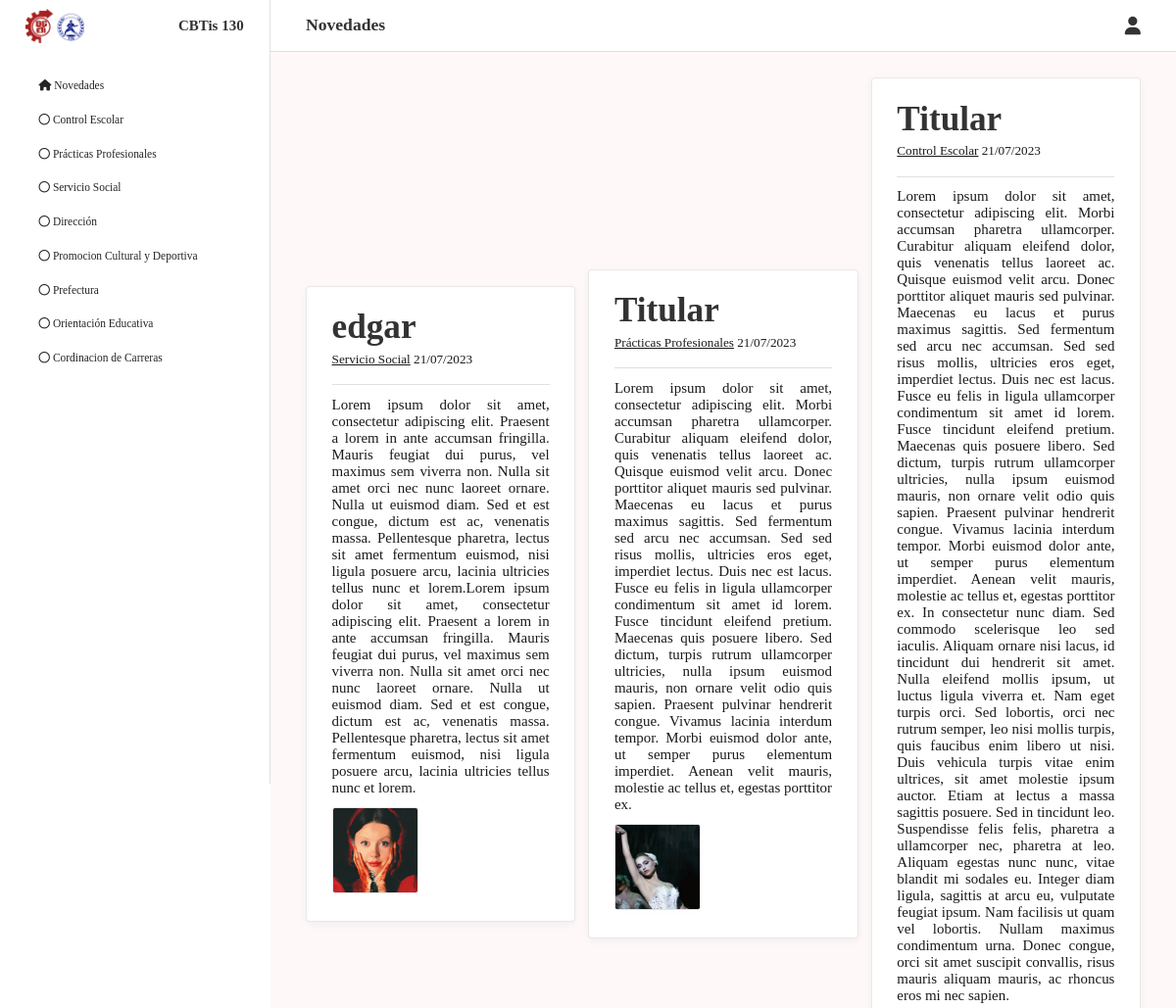
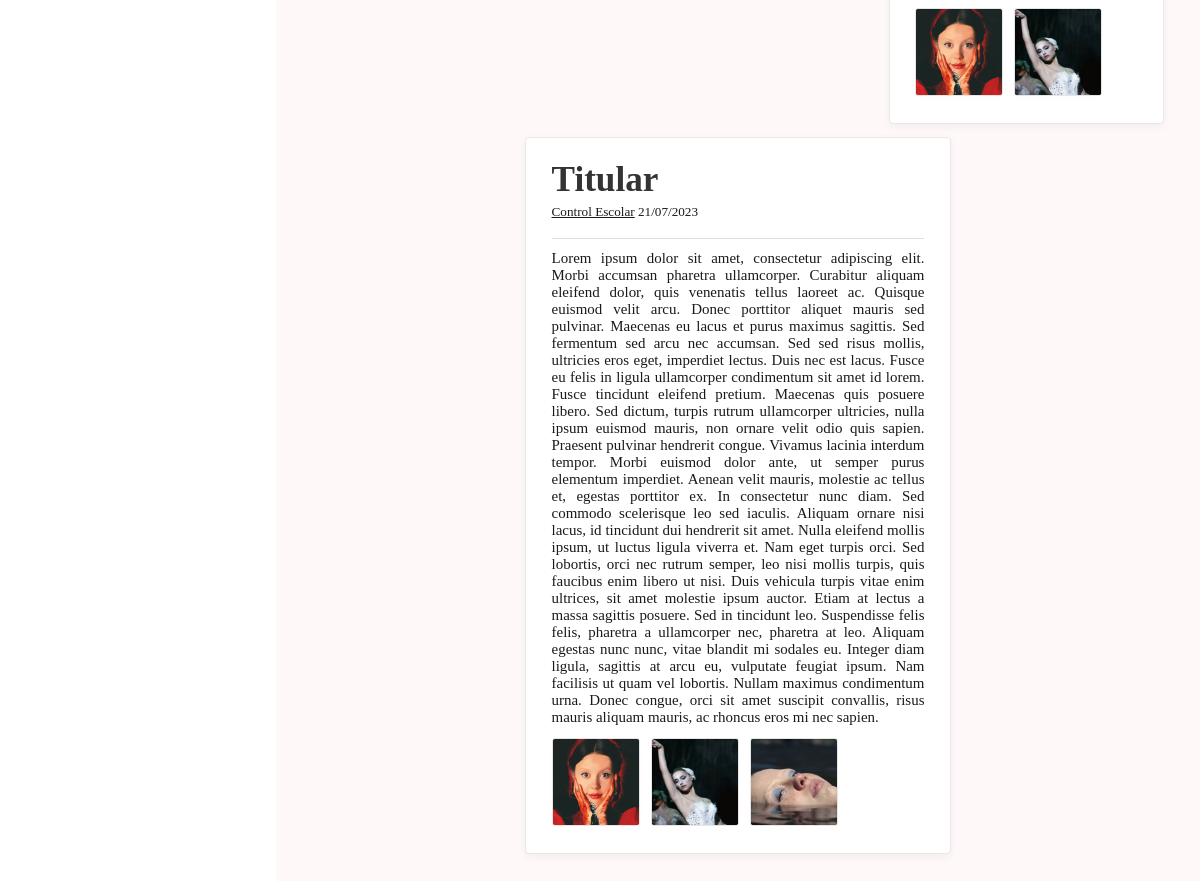
The page / on the database its author committed (2 pictures, top to bottom).
### tables this page shows
CREATE TABLE `publicaciones` (
  `id` int(11) NOT NULL,
  `titular` varchar(100) NOT NULL,
  `fecha` varchar(11) NOT NULL,
  `descripcion` text NOT NULL,
  `cuerpo` text NOT NULL,
  `imagen1` varchar(50) NOT NULL,
  `imagen2` varchar(50) DEFAULT NULL,
  `imagen3` varchar(50) DEFAULT NULL,
  `id_usuario` int(11) NOT NULL,
  `id_departamento` int(11) NOT NULL
);

CREATE TABLE `departamentos` (
  `id` int(11) NOT NULL,
  `departamento` varchar(50) NOT NULL
);

### Models/PublicacionModel.php (called while the page is built, shortened)
<?php
class PublicacionModel
{
    private $pdo;
    public function __construct($pdo)
    {
        $this->pdo = $pdo;
    }
    public function getPublicaciones()
    {
        $query = "SELECT p.*, d.departamento
        FROM publicaciones AS p
        JOIN departamentos AS d ON p.id_departamento = d.id
        ORDER BY p.id DESC;";
        $resultado = $this->pdo->prepare($query);
        $resultado->execute();
        return $resultado->fetchAll(PDO::FETCH_ASSOC);;
    }
}

### Views/index.php (the view, shortened to what this page needs)
<!DOCTYPE html>
<html lang="en">
<?php
include("Views/Layouts/head.php");
?>
<body>
    <div class="header">
        <?php if(isset($_GET['p']) and isset($_GET['id'])){ ?>
    <div class="titulo">
        <h1><?php echo $departamento[0] ?></h1>
    </div>
    <?php } else {?>
       <div class="titulo">
        <h1>Novedades</h1>
        </div>
    <?php } ?>
        <div class="iconos">
            <div class="icon">
                <a class="fas fa-user dropbtn" href="index.php?m=login"></a>
            </div>
        </div>
    </div>
    <div class="nav" id="lateral">
        <div class="heading">
            <img src="public/imagenes/image 1.png" alt="">
            <h3>CBTis 130</h3>
        </div>
        <div class="departamentos">
            <a href="index.php"><li><i class="fas fa-home"></i></i> Novedades</li></a>
            <a href="index.php?p=departamentos&id=1"><li><i class="far fa-circle"></i></i> Control Escolar</li></a>
            <a href="index.php?p=departamentos&id=2"><li><i class="far fa-circle"></i></i> Prácticas Profesionales</li></a>
            <a href="index.php?p=departamentos&id=3"><li><i class="far fa-circle"></i></i> Servicio Social</li></a>
            <a href="index.php?p=departamentos&id=4"><li><i class="far fa-circle"></i></i> Dirección</li></a>
            <a href="index.php?p=departamentos&id=5"><li><i class="far fa-circle"></i></i> Promocion Cultural y Deportiva</li></a>
            <a href="index.php?p=departamentos&id=6"><li><i class="far fa-circle"></i></i> Prefectura</li></a>
            <a href="index.php?p=departamentos&id=7"><li><i class="far fa-circle"></i></i> Orientación Educativa</li></a>
            <a href="index.php?p=departamentos&id=8"><li><i class="far fa-circle"></i></i> Cordinacion de Carreras</li></a>
        </div>
    </div>
<div class="cont">
<?php foreach($resultado as $row)
  {
    $id = $row['id'];
    $titular = $row['titular'];
    $fecha = $row['fecha'];
    $cuerpo = $row['cuerpo'];
    $imagen1 = $row['imagen1'];
    $imagen2 = $row['imagen2'];
    $imagen3 = $row['imagen3'];
    $id_departamento = $row['id_departamento'];
    $departamento = $row['departamento'];
  ?>
    <div class="publicacion">
        <div class="heading">
            <div class="titulos">
                <div>
                    <h1><?php echo $titular?></h1>
                    <p> <a href="index.php?p=departamentos&id=<?php echo $id_departamento?>" style="color: #1a1a1a"><span id="underline"><?php echo $departamento?></span> </a> <span><?php echo $fecha?></span></p>
                </div>
            </div>
        </div>
        <div class="descripcion">
            <p id="modal_btn_vis" class="openBtn" onclick="visualizar(<?php echo $id ?>)" data-id="<?php echo $id ?>"><?php echo $cuerpo?> </p>
        </div>
        <?php if(empty($imagen3) and $imagen2==true){ ?>
        <div class="imagenes">
            <a id="openModal">
                <img src="<?php echo $imagen1?>" onclick="cargarImagenEnModal('<?php echo $imagen1?>')">
            </a>
            <img src="<?php echo $imagen2?>" onclick="cargarImagenEnModal('<?php echo $imagen2?>')">
        </div>
        <?php } elseif(empty($imagen2) and empty($imagen3)){ ?>
        <div class="imagenes">
            <a id="openModal">
                <img src="<?php echo $imagen1?>" onclick="cargarImagenEnModal('<?php echo $imagen1?>')">
            </a>
        </div>
        <?php } else{ ?>
        <div class="imagenes">
            <a id="openModal">
                <img src="<?php echo $imagen1?>" onclick="cargarImagenEnModal('<?php echo $imagen1?>')">
            </a>
            <img src="<?php echo $imagen2?>" onclick="cargarImagenEnModal('<?php echo $imagen2?>')">
            <img src="<?php echo $imagen3?>" onclick="cargarImagenEnModal('<?php echo $imagen3?>')">
        </div>
        <?php } ?>
    </div>
<?php }
?>
</div>
</body>
</html>

### index.php (shortened to what this page needs)
<?php
require_once("Models/Database.php");
require_once("Controllers/ViewsController.php");
$database = new Database();
$pdo = $database->conectar();
if (isset($_GET['m'])) {
    $metodo = $_GET['m'];
    $clase = new UserController($pdo);
    $clase->$metodo();
} else {
    $clase = new ViewsController($pdo);
    $clase->index();
}

### Controllers/ViewsController.php (shortened to what this page needs)
<?php
require_once 'Models/PublicacionModel.php';
class ViewsController
{
  private $publiModel;
  public function __construct($pdo)
  {
    $this->publiModel = new PublicacionModel($pdo);
  }
  public function index(){
    $resultado = $this->publiModel->getPublicaciones();
    if(!empty($_SESSION['rol'])) {
      require_once("Views/Admin/index.php");
    }else {
      require_once("Views/index.php");
    }
  }
}
?>

### Views/Layouts/head.php (shortened to what this page needs)
<head>
    <link rel="stylesheet" href="https://cdnjs.cloudflare.com/ajax/libs/font-awesome/5.15.3/css/all.min.css">
    <link rel="stylesheet" href="https://kit.fontawesome.com/4ff92c0a62.css">
    <link rel="stylesheet" href="https://cdnjs.cloudflare.com/ajax/libs/font-awesome/6.2.1/css/all.min.css" />
    <link rel="stylesheet" href="Public/css/main.css">
    <link rel="stylesheet" href="Public/css/style_modales.css">
</head>

### Public/css/main.css (style rules this page uses)
:root { --rojo:#A7201F; --border: .1rem solid rgba(0,0,0,.12); --porciento: 23%; --prueba: 1px solid red }
* { margin:0; padding:0; box-sizing: border-box; font-family: Calibri; outline: none; border:none; text-decoration: none; transition: .2s linear; }
html { font-size: 71%; scroll-behavior: smooth; scroll-padding-top: 6rem; overflow-x: hidden; }
.nav { display: block; padding: 0rem 3rem; position: sticky; height: 100vh; width: 23%; top:0; left:0; right:0; background:rgb(255, 255, 255); z-index: 1; border-right: var(--border); }
.nav .heading { height: 6rem; display: flex; align-items: center; justify-content: space-between; }
.nav .heading h3 { font-weight: bold; font-size: 1.7rem; color:#333; }
.nav .heading img { height: 4rem; }
.nav .departamentos { padding-right: 2rem; margin-top: 2rem; }
.nav .departamentos li { font-size: 1.3rem; color:#242424; padding:1rem 0; line-height: 1.5; list-style: none; font-weight: lighter; cursor: pointer; padding-left: 1.5rem; border-radius: 1rem; }
.header { position: sticky; height: 6rem; width: 77%; float: right; top:0; right:0; background:rgb(255, 255, 255, 0.9); padding:2rem 3%; display: flex; align-items: center; justify-content: space-between; z-index: 1; border-bottom: var(--border); }
.header .iconos a { font-size: 2.1rem; color:#333; cursor: pointer; -webkit-transition: opacity 250ms ease-in; -moz-transition: opacity 250ms ease-in; transition: opacity 250ms ease-in; }
.header .titulo { font-size: 1rem; color:#333; }
.cont { justify-content: center; align-items: center; margin-top: calc(-100vh + 6rem); margin-left: 23%; width: 77%; background: #FFF8F8; display: flex; flex-wrap: wrap; gap:1.5rem; padding:3rem 3%; min-height: calc(100vh - 6rem); }
.cont .publicacion { flex:1 1 30rem; border-radius: .5rem; box-shadow: 0 .3rem 1rem rgba(0,0,0,.05); border:.1rem solid rgba(0,0,0,.09); position: relative; background-color: white; padding:3%; padding-top: 2rem; max-width: 50%; min-height: 40rem; text-align: left; }
.cont .publicacion .heading { flex:1 1 30rem; display: flex; padding-bottom: 2rem; border-bottom:var(--border); position: relative; background-color: white; }
.cont .publicacion .heading .titulos { display: flex; justify-content: space-between; width: 100%; }
.cont .publicacion .heading .titulos h1 { font-size: 4rem; color:#333; line-height: 5.5rem; }
.cont .publicacion .heading .titulos p { font-size: 1.5rem; color:#1a1a1a; }
#underline { cursor: pointer; text-decoration: underline; color:#1a1a1a; }
.cont .publicacion .descripcion { text-align: justify; margin-top: 1.3rem; margin-bottom: 1.3rem; }
.cont .publicacion .descripcion p { cursor: pointer; font-size: 1.7rem; color:#1a1a1a; }
.cont .publicacion .imagenes img { cursor: pointer; height: 10rem; width: 10rem; margin-right: 1rem; border-radius: 0.3rem; box-shadow: 0 .3rem 1.3rem rgba(0,0,0,.01); border:.1rem solid rgba(0,0,0,.1); }
p { word-wrap: break-word; }
@media (max-width:1200px) { html { font-size: 55%; } }
@media (max-width:1200px) { .nav { display: block; } }

### Public/css/style_modales.css (style rules this page uses)
:root { --rojo:#A7201F; --border: .1rem solid rgba(0,0,0,.12); --porciento: 22%; --prueba: 1px solid red }

### rows shown on the page
publicaciones: titular "edgar", id_departamento.departamento "Servicio Social", fecha "21/07/2023", cuerpo "Lorem ipsum dolor sit amet, consectetur adipiscing elit. Praesent a lorem in ante accumsan fringilla. Mauris feugiat dui purus, vel maximus sem viverra non. Nulla sit amet orci nec nunc laoreet ornare. Nulla ut euismod diam. Sed et est congue, dictum est ac, venenatis massa. Pellentesque pharetra, lectus sit amet fermentum euismod, nisi ligula posuere arcu, lacinia ultricies tellus nunc et lorem.Lorem ipsum dolor sit amet, consectetur adipiscing elit. Praesent a lorem in ante accumsan fringilla. Mauris feugiat dui purus, vel maximus sem viverra non. Nulla sit amet orci nec nunc laoreet ornare. Nulla ut euismod diam. Sed et est congue, dictum est ac, venenatis massa. Pellentesque pharetra,…", imagen1 (picture)
publicaciones: titular "Titular", id_departamento.departamento "Prácticas Profesionales", fecha "21/07/2023", cuerpo "Lorem ipsum dolor sit amet, consectetur adipiscing elit. Morbi accumsan pharetra ullamcorper. Curabitur aliquam eleifend dolor, quis venenatis tellus laoreet ac. Quisque euismod velit arcu. Donec porttitor aliquet mauris sed pulvinar. Maecenas eu lacus et purus maximus sagittis. Sed fermentum sed arcu nec accumsan. Sed sed risus mollis, ultricies eros eget, imperdiet lectus. Duis nec est lacus. Fusce eu felis in ligula ullamcorper condimentum sit amet id lorem. Fusce tincidunt eleifend pretium. Maecenas quis posuere libero. Sed dictum, turpis rutrum ullamcorper ultricies, nulla ipsum euismod mauris, non ornare velit odio quis sapien. Praesent pulvinar hendrerit congue. Vivamus lacinia…", imagen1 (picture)
publicaciones: titular "Titular", id_departamento.departamento "Control Escolar", fecha "21/07/2023", cuerpo "Lorem ipsum dolor sit amet, consectetur adipiscing elit. Morbi accumsan pharetra ullamcorper. Curabitur aliquam eleifend dolor, quis venenatis tellus laoreet ac. Quisque euismod velit arcu. Donec porttitor aliquet mauris sed pulvinar. Maecenas eu lacus et purus maximus sagittis. Sed fermentum sed arcu nec accumsan. Sed sed risus mollis, ultricies eros eget, imperdiet lectus. Duis nec est lacus. Fusce eu felis in ligula ullamcorper condimentum sit amet id lorem. Fusce tincidunt eleifend pretium. Maecenas quis posuere libero. Sed dictum, turpis rutrum ullamcorper ultricies, nulla ipsum euismod mauris, non ornare velit odio quis sapien. Praesent pulvinar hendrerit congue. Vivamus lacinia…", imagen1 (picture), imagen2 (picture)
publicaciones: titular "Titular", id_departamento.departamento "Control Escolar", fecha "21/07/2023", cuerpo "Lorem ipsum dolor sit amet, consectetur adipiscing elit. Morbi accumsan pharetra ullamcorper. Curabitur aliquam eleifend dolor, quis venenatis tellus laoreet ac. Quisque euismod velit arcu. Donec porttitor aliquet mauris sed pulvinar. Maecenas eu lacus et purus maximus sagittis. Sed fermentum sed arcu nec accumsan. Sed sed risus mollis, ultricies eros eget, imperdiet lectus. Duis nec est lacus. Fusce eu felis in ligula ullamcorper condimentum sit amet id lorem. Fusce tincidunt eleifend pretium. Maecenas quis posuere libero. Sed dictum, turpis rutrum ullamcorper ultricies, nulla ipsum euismod mauris, non ornare velit odio quis sapien. Praesent pulvinar hendrerit congue. Vivamus lacinia…", imagen1 (picture), imagen2 (picture), imagen3 (picture)
